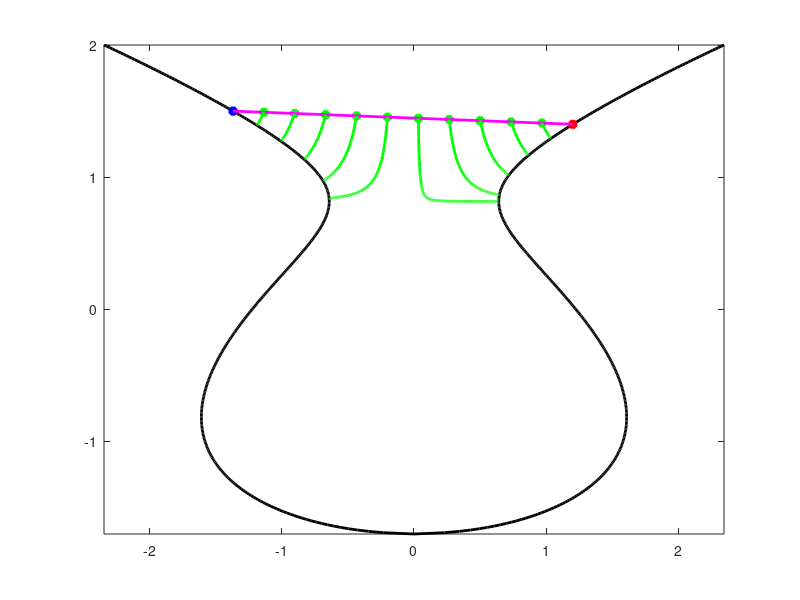

Write the MATLAB code that produced this figure.
% Elliptic curve: x^2 - y^3 + 2y - 1.5 = 0

clc;
clear all;

y1=-1.7:0.01:2;
x1=sqrt(y1.^3-2*y1+1.5);
x2=-sqrt(y1.^3-2*y1+1.5);
x1=real(x1);
x2=real(x2); 

sy=1.5;
sx=-sqrt(sy^3-2*sy+1.5);

ey=1.4;
ex=sqrt(ey^3-2*ey+1.5);

sp_num=10;
for i=1:sp_num
    mx(i) = sx+(i/(sp_num+1))*(ex-sx);
    my(i) = sy+(i/(sp_num+1))*(ey-sy);
end


t1=clock;
Ts=0.01;
for i=1:sp_num
    cnt(i)=1;
    nx(i,1)=mx(i);
    ny(i,1)=my(i);
end

for i=1:sp_num
    i
    f = nx(i,cnt(i))^2-ny(i,cnt(i))^3+2*ny(i,cnt(i))-1.5;
    while(f*f>0.00001&&cnt(i)<10000)
        v=-[2*f*(2*nx(i,cnt(i))) 2*f*(-3*ny(i,cnt(i))^2+2)]';
        nx(i,cnt(i)+1)=nx(i,cnt(i))+Ts*v(1);
        ny(i,cnt(i)+1)=ny(i,cnt(i))+Ts*v(2);
        cnt(i)=cnt(i)+1;
        f = nx(i,cnt(i))^2-ny(i,cnt(i))^3+2*ny(i,cnt(i))-1.5;
    end
end
t2=clock;
etime(t2,t1)


figure(1);
hold on; box on;
plot(x1,y1,'linewidth', 2, 'color', 'k');
plot(x2,y1,'linewidth', 2, 'color', 'k');
plot(sx,sy,'*','linewidth', 4, 'color', 'b');
plot(ex,ey,'*','linewidth', 4, 'color', 'r');
plot(mx,my,'*','linewidth', 4, 'color', 'g');
line([sx ex],[sy ey],'linewidth', 2, 'color', 'm');
for i=1:sp_num
    plot(nx(i,1:cnt(i)-1),ny(i,1:cnt(i)-1),'linewidth', 2, 'color', 'g');
end
axis equal;